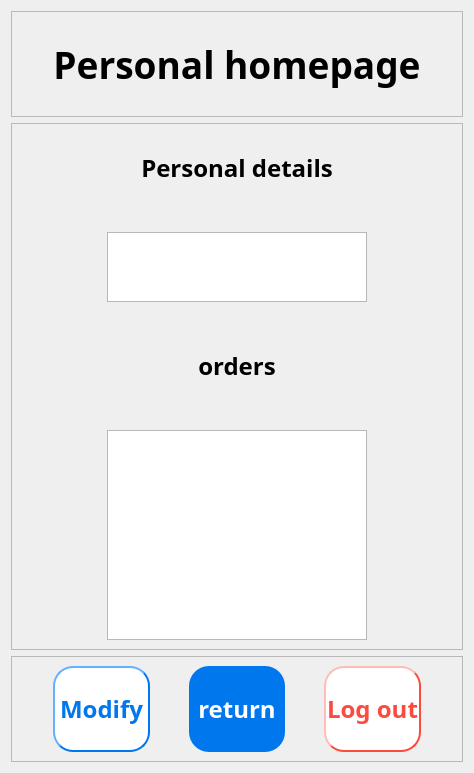
           <widget class="QWidget" name="personal_homepage11">
            <layout class="QVBoxLayout" name="verticalLayout_20">
             <item>
              <layout class="QVBoxLayout" name="verticalLayout_19" stretch="1,5,1">
               <item>
                <widget class="QFrame" name="frame_32">
                 <property name="frameShape">
                  <enum>QFrame::StyledPanel</enum>
                 </property>
                 <property name="frameShadow">
                  <enum>QFrame::Raised</enum>
                 </property>
                 <layout class="QGridLayout" name="gridLayout_64">
                  <item row="0" column="0">
                   <layout class="QGridLayout" name="gridLayout_63">
                    <item row="0" column="0">
                     <widget class="QLabel" name="label_32">
                      <property name="font">
                       <font>
                        <family>Bahnschrift SemiBold</family>
                        <pointsize>28</pointsize>
                        <weight>75</weight>
                        <bold>true</bold>
                       </font>
                      </property>
                      <property name="text">
                       <string>Personal homepage</string>
                      </property>
                      <property name="alignment">
                       <set>Qt::AlignCenter</set>
                      </property>
                     </widget>
                    </item>
                   </layout>
                  </item>
                 </layout>
                </widget>
               </item>
               <item>
                <widget class="QFrame" name="frame_31">
                 <property name="frameShape">
                  <enum>QFrame::StyledPanel</enum>
                 </property>
                 <property name="frameShadow">
                  <enum>QFrame::Raised</enum>
                 </property>
                 <layout class="QGridLayout" name="gridLayout_66">
                  <item row="0" column="0">
                   <layout class="QGridLayout" name="gridLayout_65" rowstretch="3,1,3,1,3,1,9" columnstretch="1,3,1">
                    <item row="6" column="1">
                     <widget class="QTableWidget" name="tableWidget"/>
                    </item>
                    <item row="2" column="0">
                     <spacer name="horizontalSpacer_39">
                      <property name="orientation">
                       <enum>Qt::Horizontal</enum>
                      </property>
                      <property name="sizeHint" stdset="0">
                       <size>
                        <width>40</width>
                        <height>20</height>
                       </size>
                      </property>
                     </spacer>
                    </item>
                    <item row="5" column="1">
                     <spacer name="verticalSpacer_24">
                      <property name="orientation">
                       <enum>Qt::Vertical</enum>
                      </property>
                      <property name="sizeHint" stdset="0">
                       <size>
                        <width>20</width>
                        <height>40</height>
                       </size>
                      </property>
                     </spacer>
                    </item>
                    <item row="2" column="1">
                     <widget class="QTextBrowser" name="orders">
                      <property name="font">
                       <font>
                        <family>Bahnschrift SemiBold</family>
                        <pointsize>18</pointsize>
                        <weight>75</weight>
                        <bold>true</bold>
                       </font>
                      </property>
                     </widget>
                    </item>
                    <item row="0" column="1">
                     <widget class="QLabel" name="label_33">
                      <property name="font">
                       <font>
                        <family>Bahnschrift SemiBold</family>
                        <pointsize>18</pointsize>
                        <weight>75</weight>
                        <bold>true</bold>
                       </font>
                      </property>
                      <property name="text">
                       <string>Personal details</string>
                      </property>
                      <property name="alignment">
                       <set>Qt::AlignCenter</set>
                      </property>
                     </widget>
                    </item>
                    <item row="4" column="1">
                     <widget class="QLabel" name="label_34">
                      <property name="font">
                       <font>
                        <family>Bahnschrift SemiBold</family>
                        <pointsize>18</pointsize>
                        <weight>75</weight>
                        <bold>true</bold>
                       </font>
                      </property>
                      <property name="text">
                       <string>orders</string>
                      </property>
                      <property name="alignment">
                       <set>Qt::AlignCenter</set>
                      </property>
                     </widget>
                    </item>
                    <item row="3" column="1">
                     <spacer name="verticalSpacer_23">
                      <property name="orientation">
                       <enum>Qt::Vertical</enum>
                      </property>
                      <property name="sizeHint" stdset="0">
                       <size>
                        <width>20</width>
                        <height>40</height>
                       </size>
                      </property>
                     </spacer>
                    </item>
                    <item row="2" column="2">
                     <spacer name="horizontalSpacer_40">
                      <property name="orientation">
                       <enum>Qt::Horizontal</enum>
                      </property>
                      <property name="sizeHint" stdset="0">
                       <size>
                        <width>40</width>
                        <height>20</height>
                       </size>
                      </property>
                     </spacer>
                    </item>
                    <item row="1" column="1">
                     <spacer name="verticalSpacer_25">
                      <property name="orientation">
                       <enum>Qt::Vertical</enum>
                      </property>
                      <property name="sizeHint" stdset="0">
                       <size>
                        <width>20</width>
                        <height>40</height>
                       </size>
                      </property>
                     </spacer>
                    </item>
                   </layout>
                  </item>
                 </layout>
                </widget>
               </item>
               <item>
                <widget class="QFrame" name="frame_30">
                 <property name="frameShape">
                  <enum>QFrame::StyledPanel</enum>
                 </property>
                 <property name="frameShadow">
                  <enum>QFrame::Raised</enum>
                 </property>
                 <layout class="QGridLayout" name="gridLayout_68">
                  <item row="0" column="0">
                   <layout class="QGridLayout" name="gridLayout_67" columnstretch="1,3,1,3,1,3,1">
                    <item row="0" column="1">
                     <widget class="QPushButton" name="if_and_to_modify">
                      <property name="sizePolicy">
                       <sizepolicy hsizetype="Minimum" vsizetype="Expanding">
                        <horstretch>0</horstretch>
                        <verstretch>0</verstretch>
                       </sizepolicy>
                      </property>
                      <property name="font">
                       <font>
                        <family>Bahnschrift SemiBold</family>
                        <pointsize>18</pointsize>
                        <weight>75</weight>
                        <bold>true</bold>
                       </font>
                      </property>
                      <property name="styleSheet">
                       <string notr="true">QPushButton{background-color: rgb(255,255,255); border-radius:20px; color:rgb(0, 119, 237);border-width:2px;border-color:rgb(0, 119, 237);border-style:outset;}</string>
                      </property>
                      <property name="text">
                       <string>Modify</string>
                      </property>
                     </widget>
                    </item>
                    <item row="0" column="2">
                     <spacer name="horizontalSpacer_42">
                      <property name="orientation">
                       <enum>Qt::Horizontal</enum>
                      </property>
                      <property name="sizeHint" stdset="0">
                       <size>
                        <width>40</width>
                        <height>20</height>
                       </size>
                      </property>
                     </spacer>
                    </item>
                    <item row="0" column="0">
                     <spacer name="horizontalSpacer_41">
                      <property name="orientation">
                       <enum>Qt::Horizontal</enum>
                      </property>
                      <property name="sizeHint" stdset="0">
                       <size>
                        <width>40</width>
                        <height>20</height>
                       </size>
                      </property>
                     </spacer>
                    </item>
                    <item row="0" column="3">
                     <widget class="QPushButton" name="to_book_info_page_3">
                      <property name="sizePolicy">
                       <sizepolicy hsizetype="Minimum" vsizetype="Expanding">
                        <horstretch>0</horstretch>
                        <verstretch>0</verstretch>
                       </sizepolicy>
                      </property>
                      <property name="font">
                       <font>
                        <family>Bahnschrift SemiBold</family>
                        <pointsize>18</pointsize>
                        <weight>75</weight>
                        <bold>true</bold>
                       </font>
                      </property>
                      <property name="styleSheet">
                       <string notr="true">QPushButton{background-color: rgb(0, 119, 237); border-radius:20px; color:rgb(255,255,255);}</string>
                      </property>
                      <property name="text">
                       <string>return</string>
                      </property>
                     </widget>
                    </item>
                    <item row="0" column="5">
                     <widget class="QPushButton" name="to_sign_in_page_3">
                      <property name="sizePolicy">
                       <sizepolicy hsizetype="Minimum" vsizetype="Expanding">
                        <horstretch>0</horstretch>
                        <verstretch>0</verstretch>
                       </sizepolicy>
                      </property>
                      <property name="font">
                       <font>
                        <family>Bahnschrift SemiBold</family>
                        <pointsize>18</pointsize>
                        <weight>75</weight>
                        <bold>true</bold>
                       </font>
                      </property>
                      <property name="styleSheet">
                       <string notr="true">QPushButton{background-color: rgb(255,255,255); border-radius:20px; color:rgb(251, 74, 62);border-width:2px;border-color:rgb(251, 74, 62);border-style:outset;}</string>
                      </property>
                      <property name="text">
                       <string>Log out</string>
                      </property>
                     </widget>
                    </item>
                    <item row="0" column="4">
                     <spacer name="horizontalSpacer_43">
                      <property name="orientation">
                       <enum>Qt::Horizontal</enum>
                      </property>
                      <property name="sizeHint" stdset="0">
                       <size>
                        <width>40</width>
                        <height>20</height>
                       </size>
                      </property>
                     </spacer>
                    </item>
                    <item row="0" column="6">
                     <spacer name="horizontalSpacer_44">
                      <property name="orientation">
                       <enum>Qt::Horizontal</enum>
                      </property>
                      <property name="sizeHint" stdset="0">
                       <size>
                        <width>40</width>
                        <height>20</height>
                       </size>
                      </property>
                     </spacer>
                    </item>
                   </layout>
                  </item>
                 </layout>
                </widget>
               </item>
              </layout>
             </item>
            </layout>
           </widget>
